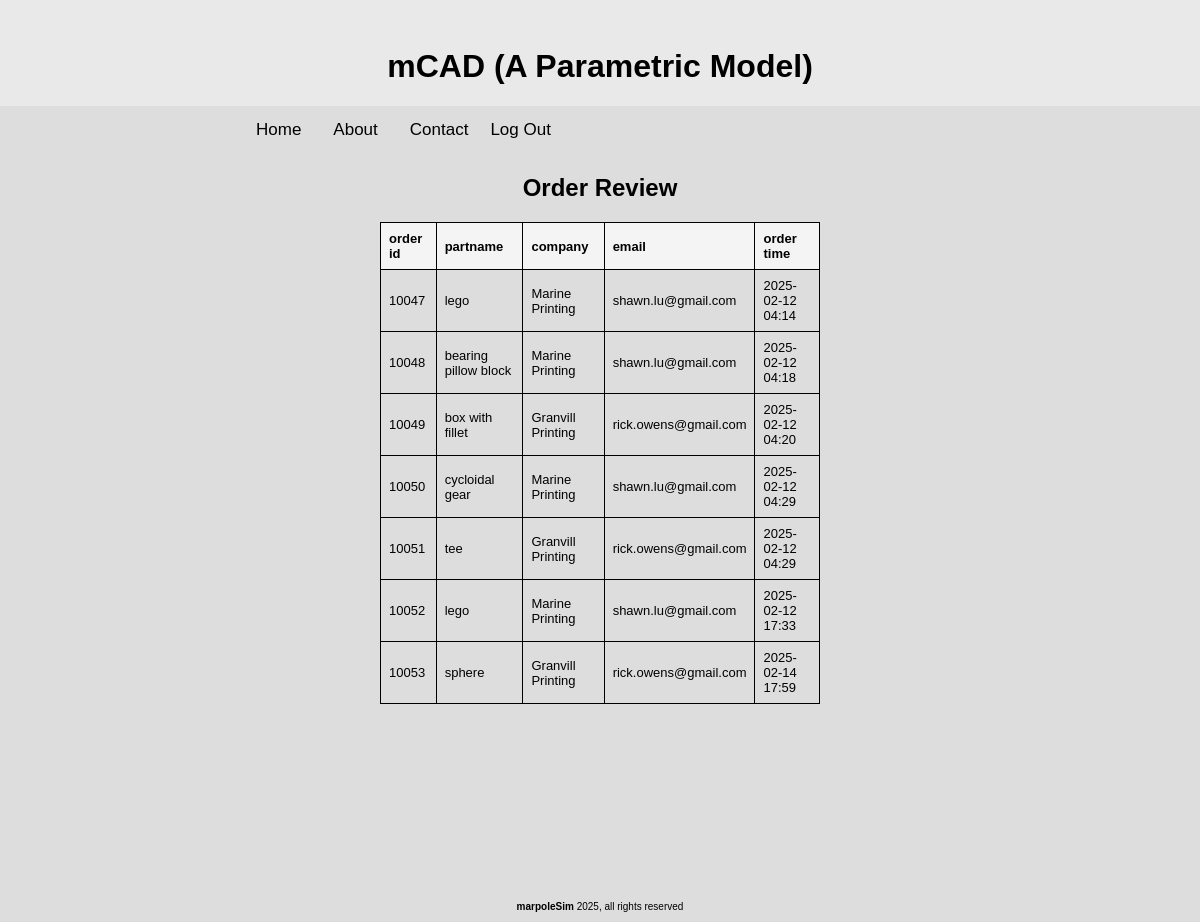
Screenshot of /user_review_order (signed in) with the database file from the repository.
### trial1App/models.py (models this page shows, shortened)
class Part(models.Model):
    partName = models.CharField(max_length=30, default='none')
    company = models.ForeignKey('accounts.CompanyInfo', on_delete=models.CASCADE)
    numberOfArgs = models.IntegerField(default=0)
    arg0Name = models.CharField(max_length=30, default = 'none')
    arg0Value = models.FloatField(default=0)
    arg1Name = models.CharField(max_length=30, default = 'none')
    arg1Value = models.FloatField(default=0)
    arg2Name = models.CharField(max_length=30, default = 'none')
    arg2Value = models.FloatField(default=0)
    arg3Name = models.CharField(max_length=30, default = 'none')
    arg3Value = models.FloatField(default=0)
    arg4Name = models.CharField(max_length=30, default = 'none')
    arg4Value = models.FloatField(default=0)
    arg5Name = models.CharField(max_length=30, default = 'none')
    arg5Value = models.FloatField(default=0)
    arg6Name = models.CharField(max_length=30, default = 'none')
    arg6Value = models.FloatField(default=0)
    arg7Name = models.CharField(max_length=30, default = 'none')
    arg7Value = models.FloatField(default=0)
    arg8Name = models.CharField(max_length=30, default = 'none')
    arg8Value = models.FloatField(default=0)

### accounts/models.py (models this page shows, shortened)
class CompanyInfo(models.Model):
    company = models.CharField(max_length=30)
    contact = models.CharField(max_length=30)
    phone = models.CharField(max_length=30)
    address = models.CharField(max_length=60)
    user = models.ForeignKey(settings.AUTH_USER_MODEL, on_delete=models.CASCADE)

### trial1App/views.py (the view)
# urls.py: path('user_review_order', views.user_review_order, name='user_review_order'),
def user_review_order(request):
    user = request.user
    orders = Order.objects.filter(user = user)
    orderIDList = []
    orderPartNameList = []
    orderCompanyList = []
    orderEmailList = []
    orderDateList = []
    for order in orders:
        orderIDList.append( order.id+10000 )
        orderPartNameList.append(order.part.partName)
        orderCompanyList.append(order.company.company)
        orderEmailList.append(order.company.user.email)
        orderDateList.append(order.orderDate.strftime('%Y-%m-%d %H:%M'))
    orderList = list(zip(orderIDList, orderPartNameList, orderCompanyList, orderEmailList, orderDateList,))
    return render(request, 'user_review_order.html', {'orderList': orderList} )

### trial1App/templates/user_review_order.html (shortened to what this page needs)
{% extends 'base.html' %}
{% load static %}
{% block header %}
  <header>
    <h1>mCAD (A Parametric Model)</h1>
  </header>
{% endblock %}
{% block menu %}
   <a href="/home">Home</a>
   <a href="/about">About</a>
   <a href="/contact">Contact</a>
   <div class="button-container">
     <form action="{% url 'logout' %}" method="post">
       <button type="submit">Log Out</button>
     </form>
   </div>
{% endblock %}
{% block middleContent %}
  <div class="container" style="margin: 20px;">
    <div style="text-align: center;">
       <h2>Order Review</h2>
   <table class="bordered centerTable">
   <tr>
         <th>order id</th> <th>partname</th> <th>company</th> <th>email</th> <th>order time</th>
   </tr>
   {% for id, partname, company, email, order_date in orderList %}
         <tr>
         <td>{{id}}</td> <td>{{partname}}</td> <td>{{company}}</td> <td>{{email}} </td> <td>{{order_date}}</td>
         </tr>
   {% endfor %}
   </table>
    </div>
  </div>
{% endblock %}

### templates/base.html (shortened to what this page needs)
{% load static %}
<!DOCTYPE html>
<html>
  <head>
    <link rel="stylesheet" href="{% static 'css/style.css' %}">
  </head>
  <body>
    {% block header %}{% endblock %}
    <div style="display: flex;">
    <div style="flex: 1; background-color: #dddddd;"></div>
    <div class="topnav" style="float: left; width: 60%;">
      {% block menu %}{% endblock %}
    </div>
    <div style="flex: 1; background-color: #dddddd;"></div>
    </div>
    <main>
      <section>
        <div class="row">
          <div class="column-side" style="background-color:#ddd;">
          </div>
          <div class="column-middle" style="background-color:#ddd;">
            {% block middleContent %}{% endblock %}
          </div>
          <div class="column-side" style="background-color:#ddd;">
          </div>
        </div>
      </section>
    </main>
    <div class="footer">
      <p> <b>marpoleSim</b> 2025, all rights reserved</p>
    </div>
  </body>
</html>

### trial1App/static/css/style.css (style rules this page uses)
body { margin: 0; font-family: "Montserrat", sans-serif; background-color: #e9e9e9; }
header { margin-top: 3em; text-align: center; color: #000000; }
header h1 { font-size: 2em; font-weight: 900; }
.column-side { float: left; width: 30%; padding: 0px; height: 768px; }
.column-middle { float: left; width: 40%; padding: 0px; height: 768px; }
.row:after { content: ""; display: table; clear: both; }
.footer { position: fixed; left: 0; bottom: 0; width: 100%; background-color: transparent; color: black; text-align: center; font-size: 10px; }
.topnav { overflow: hidden; background-color: #dddddd; }
.topnav a { float: left; display: block; color: black; background-color: #dddddd; text-align: center; padding: 14px 16px; text-decoration: none; font-size: 17px; }
.topnav .button-container { float: left; }
.topnav .button-container button { float: right; padding: 6px; margin-top: 8px; margin-right: 16px; background: #ddd; font-size: 17px; border: none; cursor: pointer; }
.centerTable { margin-left: auto; margin-right: auto; }
.bordered { border: 1px solid black; font-size: 13px; }
.bordered th, .bordered td { border: 1px solid black; padding: 8px; }
.centerTable { margin: 0px auto; }
table { width: 100%; border-collapse: collapse; font-family: Arial, sans-serif; font-size: 16px; text-align: left; }
th, td { border: 1px solid #ddd; padding: 10px; }
th { background-color: #f4f4f4; font-weight: bold; }

### rows the page displays
Part: orderList "lego" "lego"
CompanyInfo: orderList "Marine Printing" "Marine Printing" "Marine Printing" "Marine Printing"
Part: orderList "bearing pillow block"
Part: orderList "box with fillet"
CompanyInfo: orderList "Granvill Printing" "Granvill Printing" "Granvill Printing"
Part: orderList "cycloidal gear"
Part: orderList "tee"
Part: orderList "sphere"

### other values shown
{{ id }} "10047" "10048" "10049" "10050" "10051" "10052" "10053"
{{ email }} "shawn.lu@gmail.com" "shawn.lu@gmail.com" "rick.owens@gmail.com" "shawn.lu@gmail.com" "rick.owens@gmail.com" "shawn.lu@gmail.com" "rick.owens@gmail.com"
{{ order_date }} "2025-02-12 04:14" "2025-02-12 04:18" "2025-02-12 04:20" "2025-02-12 04:29" "2025-02-12 04:29" "2025-02-12 17:33" "2025-02-14 17:59"
